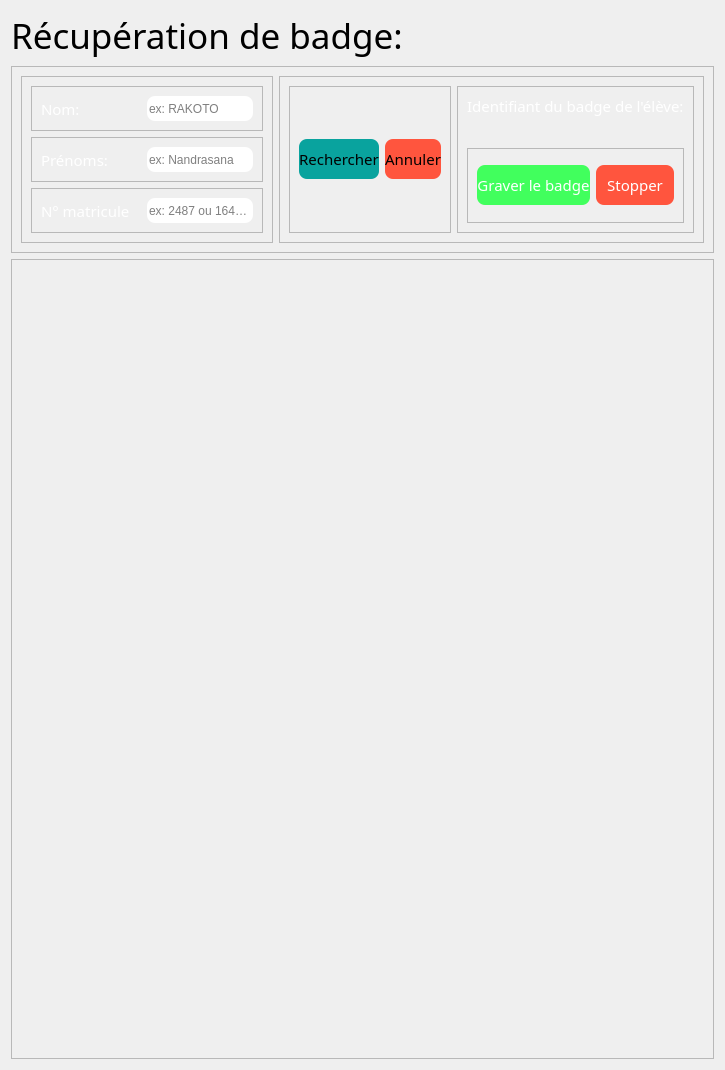
          <widget class="QWidget" name="tab_10">
           <attribute name="title">
            <string>Récupération</string>
           </attribute>
           <layout class="QVBoxLayout" name="verticalLayout_41">
            <item>
             <widget class="QLabel" name="label_48">
              <property name="maximumSize">
               <size>
                <width>16777215</width>
                <height>50</height>
               </size>
              </property>
              <property name="font">
               <font>
                <family>Quicksand Light</family>
                <pointsize>26</pointsize>
               </font>
              </property>
              <property name="styleSheet">
               <string notr="true">*{
background:none;
}</string>
              </property>
              <property name="text">
               <string>Récupération de badge:</string>
              </property>
             </widget>
            </item>
            <item>
             <widget class="QFrame" name="frame_91">
              <property name="frameShape">
               <enum>QFrame::StyledPanel</enum>
              </property>
              <property name="frameShadow">
               <enum>QFrame::Raised</enum>
              </property>
              <layout class="QHBoxLayout" name="horizontalLayout_80">
               <item>
                <widget class="QFrame" name="frame_92">
                 <property name="maximumSize">
                  <size>
                   <width>500</width>
                   <height>16777215</height>
                  </size>
                 </property>
                 <property name="frameShape">
                  <enum>QFrame::StyledPanel</enum>
                 </property>
                 <property name="frameShadow">
                  <enum>QFrame::Raised</enum>
                 </property>
                 <layout class="QVBoxLayout" name="verticalLayout_39">
                  <item>
                   <widget class="QFrame" name="frame_93">
                    <property name="frameShape">
                     <enum>QFrame::StyledPanel</enum>
                    </property>
                    <property name="frameShadow">
                     <enum>QFrame::Raised</enum>
                    </property>
                    <layout class="QHBoxLayout" name="horizontalLayout_81">
                     <item>
                      <widget class="QLabel" name="label_36">
                       <property name="minimumSize">
                        <size>
                         <width>100</width>
                         <height>0</height>
                        </size>
                       </property>
                       <property name="maximumSize">
                        <size>
                         <width>60</width>
                         <height>16777215</height>
                        </size>
                       </property>
                       <property name="font">
                        <font>
                         <family>Quicksand Light</family>
                         <pointsize>11</pointsize>
                        </font>
                       </property>
                       <property name="styleSheet">
                        <string notr="true">QFrame{
border-radius:10px;
color: #FFF;
}</string>
                       </property>
                       <property name="text">
                        <string>Nom:</string>
                       </property>
                      </widget>
                     </item>
                     <item>
                      <widget class="QLineEdit" name="recover_name">
                       <property name="minimumSize">
                        <size>
                         <width>0</width>
                         <height>25</height>
                        </size>
                       </property>
                       <property name="maximumSize">
                        <size>
                         <width>16777215</width>
                         <height>25</height>
                        </size>
                       </property>
                       <property name="styleSheet">
                        <string notr="true">*{
color: #000;
background:#FFF;
border-radius:8px;
}</string>
                       </property>
                       <property name="placeholderText">
                        <string>ex: RAKOTO</string>
                       </property>
                      </widget>
                     </item>
                    </layout>
                   </widget>
                  </item>
                  <item>
                   <widget class="QFrame" name="frame_94">
                    <property name="frameShape">
                     <enum>QFrame::StyledPanel</enum>
                    </property>
                    <property name="frameShadow">
                     <enum>QFrame::Raised</enum>
                    </property>
                    <layout class="QHBoxLayout" name="horizontalLayout_82">
                     <item>
                      <widget class="QLabel" name="label_49">
                       <property name="minimumSize">
                        <size>
                         <width>100</width>
                         <height>0</height>
                        </size>
                       </property>
                       <property name="maximumSize">
                        <size>
                         <width>60</width>
                         <height>16777215</height>
                        </size>
                       </property>
                       <property name="font">
                        <font>
                         <family>Quicksand Light</family>
                         <pointsize>11</pointsize>
                        </font>
                       </property>
                       <property name="styleSheet">
                        <string notr="true">QFrame{
border-radius:10px;
color: #FFF;
}</string>
                       </property>
                       <property name="text">
                        <string>Prénoms:</string>
                       </property>
                      </widget>
                     </item>
                     <item>
                      <widget class="QLineEdit" name="recover_prenom">
                       <property name="minimumSize">
                        <size>
                         <width>0</width>
                         <height>25</height>
                        </size>
                       </property>
                       <property name="maximumSize">
                        <size>
                         <width>16777215</width>
                         <height>25</height>
                        </size>
                       </property>
                       <property name="styleSheet">
                        <string notr="true">*{
color: #000;
background:#FFF;
border-radius:8px;
}</string>
                       </property>
                       <property name="placeholderText">
                        <string>ex: Nandrasana</string>
                       </property>
                      </widget>
                     </item>
                    </layout>
                   </widget>
                  </item>
                  <item>
                   <widget class="QFrame" name="frame_95">
                    <property name="styleSheet">
                     <string notr="true"/>
                    </property>
                    <property name="frameShape">
                     <enum>QFrame::StyledPanel</enum>
                    </property>
                    <property name="frameShadow">
                     <enum>QFrame::Raised</enum>
                    </property>
                    <layout class="QHBoxLayout" name="horizontalLayout_83">
                     <item>
                      <widget class="QLabel" name="label_50">
                       <property name="minimumSize">
                        <size>
                         <width>100</width>
                         <height>0</height>
                        </size>
                       </property>
                       <property name="maximumSize">
                        <size>
                         <width>60</width>
                         <height>16777215</height>
                        </size>
                       </property>
                       <property name="font">
                        <font>
                         <family>Quicksand Light</family>
                         <pointsize>11</pointsize>
                        </font>
                       </property>
                       <property name="styleSheet">
                        <string notr="true">QFrame{
border-radius:10px;
color: #FFF;
}</string>
                       </property>
                       <property name="text">
                        <string>N° matricule</string>
                       </property>
                      </widget>
                     </item>
                     <item>
                      <widget class="QLineEdit" name="recove_mat">
                       <property name="minimumSize">
                        <size>
                         <width>0</width>
                         <height>25</height>
                        </size>
                       </property>
                       <property name="maximumSize">
                        <size>
                         <width>16777215</width>
                         <height>25</height>
                        </size>
                       </property>
                       <property name="styleSheet">
                        <string notr="true">*{
color: #000;
background:#FFF;
border-radius:8px;
}</string>
                       </property>
                       <property name="placeholderText">
                        <string>ex: 2487 ou 1648-HF</string>
                       </property>
                      </widget>
                     </item>
                    </layout>
                   </widget>
                  </item>
                 </layout>
                </widget>
               </item>
               <item>
                <widget class="QFrame" name="frame_96">
                 <property name="frameShape">
                  <enum>QFrame::StyledPanel</enum>
                 </property>
                 <property name="frameShadow">
                  <enum>QFrame::Raised</enum>
                 </property>
                 <layout class="QHBoxLayout" name="horizontalLayout_84">
                  <item>
                   <widget class="QFrame" name="frame_99">
                    <property name="frameShape">
                     <enum>QFrame::StyledPanel</enum>
                    </property>
                    <property name="frameShadow">
                     <enum>QFrame::Raised</enum>
                    </property>
                    <layout class="QHBoxLayout" name="horizontalLayout_86">
                     <item>
                      <widget class="QPushButton" name="find_to_recover">
                       <property name="maximumSize">
                        <size>
                         <width>150</width>
                         <height>40</height>
                        </size>
                       </property>
                       <property name="font">
                        <font>
                         <family>Quicksand Light</family>
                         <pointsize>11</pointsize>
                        </font>
                       </property>
                       <property name="styleSheet">
                        <string notr="true">*{
background:rgb(9, 163, 158);
border-radius:8px;
}
QPushButton:hover{
background:rgb(13, 58, 53);
color:#FFF;
font-size:18px;
}
QPushButton:pressed{
background:rgb(98, 255, 237);
}</string>
                       </property>
                       <property name="text">
                        <string>Rechercher</string>
                       </property>
                      </widget>
                     </item>
                     <item>
                      <widget class="QPushButton" name="pushButton_32">
                       <property name="maximumSize">
                        <size>
                         <width>150</width>
                         <height>40</height>
                        </size>
                       </property>
                       <property name="font">
                        <font>
                         <family>Quicksand Light</family>
                         <pointsize>11</pointsize>
                        </font>
                       </property>
                       <property name="styleSheet">
                        <string notr="true">*{
background:rgb(255, 85, 62);
border-radius:8px;
}
QPushButton:hover{
background:rgb(198, 66, 43);
color:#FFF;
font-size:18px;
}
QPushButton:pressed{
background:rgb(255, 142, 114);
}</string>
                       </property>
                       <property name="text">
                        <string>Annuler</string>
                       </property>
                      </widget>
                     </item>
                    </layout>
                   </widget>
                  </item>
                  <item>
                   <widget class="QFrame" name="frame_97">
                    <property name="frameShape">
                     <enum>QFrame::StyledPanel</enum>
                    </property>
                    <property name="frameShadow">
                     <enum>QFrame::Raised</enum>
                    </property>
                    <layout class="QVBoxLayout" name="verticalLayout_40">
                     <item>
                      <widget class="QLabel" name="label_12">
                       <property name="minimumSize">
                        <size>
                         <width>0</width>
                         <height>20</height>
                        </size>
                       </property>
                       <property name="maximumSize">
                        <size>
                         <width>230</width>
                         <height>20</height>
                        </size>
                       </property>
                       <property name="font">
                        <font>
                         <family>Quicksand Light</family>
                         <pointsize>11</pointsize>
                        </font>
                       </property>
                       <property name="styleSheet">
                        <string notr="true">QFrame{
border-radius:10px;
color: #FFF;
background:none;
}</string>
                       </property>
                       <property name="text">
                        <string>Identifiant du badge de l'élève:</string>
                       </property>
                      </widget>
                     </item>
                     <item>
                      <widget class="QLabel" name="recover_badge_text">
                       <property name="minimumSize">
                        <size>
                         <width>0</width>
                         <height>20</height>
                        </size>
                       </property>
                       <property name="maximumSize">
                        <size>
                         <width>16777215</width>
                         <height>20</height>
                        </size>
                       </property>
                       <property name="font">
                        <font>
                         <family>Quicksand Medium</family>
                        </font>
                       </property>
                       <property name="styleSheet">
                        <string notr="true">*{
color:#000;
background:none;
}</string>
                       </property>
                       <property name="text">
                        <string/>
                       </property>
                      </widget>
                     </item>
                     <item>
                      <widget class="QFrame" name="frame_98">
                       <property name="frameShape">
                        <enum>QFrame::StyledPanel</enum>
                       </property>
                       <property name="frameShadow">
                        <enum>QFrame::Raised</enum>
                       </property>
                       <layout class="QHBoxLayout" name="horizontalLayout_85">
                        <item>
                         <widget class="QPushButton" name="btn_scan_writing_2">
                          <property name="minimumSize">
                           <size>
                            <width>0</width>
                            <height>20</height>
                           </size>
                          </property>
                          <property name="maximumSize">
                           <size>
                            <width>150</width>
                            <height>40</height>
                           </size>
                          </property>
                          <property name="font">
                           <font>
                            <family>Quicksand Light</family>
                            <pointsize>11</pointsize>
                           </font>
                          </property>
                          <property name="styleSheet">
                           <string notr="true">*{
background:rgb(65, 255, 93);
border-radius:8px;
color:#FFF;
}
QPushButton:hover{
background:rgb(69, 182, 79);
color:#FFF;
font-size:18px;
}
QPushButton:pressed{
background:rgb(125, 255, 136);
}</string>
                          </property>
                          <property name="text">
                           <string>Graver le badge</string>
                          </property>
                         </widget>
                        </item>
                        <item>
                         <widget class="QPushButton" name="btn_stop_writing_2">
                          <property name="minimumSize">
                           <size>
                            <width>0</width>
                            <height>20</height>
                           </size>
                          </property>
                          <property name="maximumSize">
                           <size>
                            <width>150</width>
                            <height>40</height>
                           </size>
                          </property>
                          <property name="font">
                           <font>
                            <family>Quicksand Light</family>
                            <pointsize>11</pointsize>
                           </font>
                          </property>
                          <property name="styleSheet">
                           <string notr="true">*{
background:rgb(255, 85, 62);
border-radius:8px;
color:#FFF;
}
QPushButton:hover{
background:rgb(198, 66, 43);
color:#FFF;
font-size:18px;
}
QPushButton:pressed{
background:rgb(255, 142, 114);
}</string>
                          </property>
                          <property name="text">
                           <string>Stopper</string>
                          </property>
                         </widget>
                        </item>
                       </layout>
                      </widget>
                     </item>
                    </layout>
                   </widget>
                  </item>
                 </layout>
                </widget>
               </item>
              </layout>
             </widget>
            </item>
            <item>
             <widget class="QFrame" name="frame_100">
              <property name="minimumSize">
               <size>
                <width>0</width>
                <height>800</height>
               </size>
              </property>
              <property name="frameShape">
               <enum>QFrame::StyledPanel</enum>
              </property>
              <property name="frameShadow">
               <enum>QFrame::Raised</enum>
              </property>
             </widget>
            </item>
           </layout>
          </widget>
